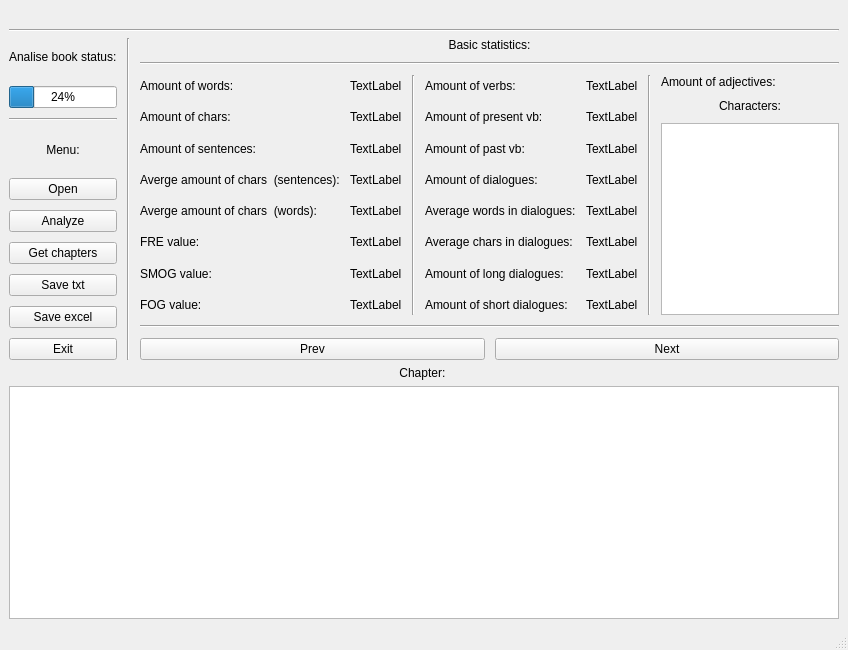
<?xml version="1.0" encoding="UTF-8"?>
<ui version="4.0">
 <class>MainWindow</class>
 <widget class="QMainWindow" name="MainWindow">
  <property name="geometry">
   <rect>
    <x>0</x>
    <y>0</y>
    <width>848</width>
    <height>650</height>
   </rect>
  </property>
  <property name="windowTitle">
   <string>MainWindow</string>
  </property>
  <property name="autoFillBackground">
   <bool>false</bool>
  </property>
  <property name="documentMode">
   <bool>false</bool>
  </property>
  <widget class="QWidget" name="centralwidget">
   <layout class="QVBoxLayout" name="verticalLayout">
    <item>
     <widget class="QLabel" name="label_20">
      <property name="text">
       <string/>
      </property>
      <property name="alignment">
       <set>Qt::AlignCenter</set>
      </property>
     </widget>
    </item>
    <item>
     <widget class="Line" name="line">
      <property name="orientation">
       <enum>Qt::Horizontal</enum>
      </property>
     </widget>
    </item>
    <item>
     <layout class="QHBoxLayout" name="horizontalLayout">
      <property name="spacing">
       <number>10</number>
      </property>
      <property name="rightMargin">
       <number>0</number>
      </property>
      <property name="bottomMargin">
       <number>0</number>
      </property>
      <item>
       <layout class="QVBoxLayout" name="verticalLayout_2">
        <item>
         <widget class="QLabel" name="label">
          <property name="text">
           <string>Analise book status:</string>
          </property>
         </widget>
        </item>
        <item>
         <widget class="QProgressBar" name="progressBar">
          <property name="value">
           <number>24</number>
          </property>
         </widget>
        </item>
        <item>
         <widget class="Line" name="line_7">
          <property name="orientation">
           <enum>Qt::Horizontal</enum>
          </property>
         </widget>
        </item>
        <item>
         <widget class="QLabel" name="label_2">
          <property name="text">
           <string>Menu:</string>
          </property>
          <property name="alignment">
           <set>Qt::AlignCenter</set>
          </property>
         </widget>
        </item>
        <item>
         <widget class="QPushButton" name="pushButton">
          <property name="text">
           <string>Open</string>
          </property>
         </widget>
        </item>
        <item>
         <widget class="QPushButton" name="pushButton_2">
          <property name="text">
           <string>Analyze</string>
          </property>
         </widget>
        </item>
        <item>
         <widget class="QPushButton" name="pushButton_3">
          <property name="text">
           <string>Get chapters</string>
          </property>
         </widget>
        </item>
        <item>
         <widget class="QPushButton" name="pushButton_4">
          <property name="text">
           <string>Save txt</string>
          </property>
         </widget>
        </item>
        <item>
         <widget class="QPushButton" name="pushButton_5">
          <property name="text">
           <string>Save excel</string>
          </property>
         </widget>
        </item>
        <item>
         <widget class="QPushButton" name="pushButton_6">
          <property name="text">
           <string>Exit</string>
          </property>
         </widget>
        </item>
       </layout>
      </item>
      <item>
       <widget class="Line" name="line_2">
        <property name="orientation">
         <enum>Qt::Vertical</enum>
        </property>
       </widget>
      </item>
      <item>
       <layout class="QVBoxLayout" name="verticalLayout_3">
        <item>
         <widget class="QLabel" name="label_3">
          <property name="text">
           <string>Basic statistics:</string>
          </property>
          <property name="alignment">
           <set>Qt::AlignCenter</set>
          </property>
         </widget>
        </item>
        <item>
         <widget class="Line" name="line_4">
          <property name="orientation">
           <enum>Qt::Horizontal</enum>
          </property>
         </widget>
        </item>
        <item>
         <layout class="QHBoxLayout" name="horizontalLayout_2">
          <item>
           <layout class="QVBoxLayout" name="verticalLayout_7">
            <item>
             <widget class="QLabel" name="label_7">
              <property name="text">
               <string>Amount of words:</string>
              </property>
             </widget>
            </item>
            <item>
             <widget class="QLabel" name="label_6">
              <property name="text">
               <string>Amount of chars:</string>
              </property>
             </widget>
            </item>
            <item>
             <widget class="QLabel" name="label_4">
              <property name="text">
               <string>Amount of sentences:</string>
              </property>
             </widget>
            </item>
            <item>
             <widget class="QLabel" name="label_5">
              <property name="text">
               <string>Averge amount of chars  (sentences):</string>
              </property>
             </widget>
            </item>
            <item>
             <widget class="QLabel" name="label_21">
              <property name="text">
               <string>Averge amount of chars  (words):</string>
              </property>
             </widget>
            </item>
            <item>
             <widget class="QLabel" name="label_24">
              <property name="text">
               <string>FRE value:</string>
              </property>
             </widget>
            </item>
            <item>
             <widget class="QLabel" name="label_25">
              <property name="text">
               <string>SMOG value:</string>
              </property>
             </widget>
            </item>
            <item>
             <widget class="QLabel" name="label_26">
              <property name="text">
               <string>FOG value:</string>
              </property>
             </widget>
            </item>
           </layout>
          </item>
          <item>
           <layout class="QVBoxLayout" name="verticalLayout_6">
            <item>
             <widget class="QLabel" name="label_11">
              <property name="text">
               <string>TextLabel</string>
              </property>
             </widget>
            </item>
            <item>
             <widget class="QLabel" name="label_10">
              <property name="text">
               <string>TextLabel</string>
              </property>
             </widget>
            </item>
            <item>
             <widget class="QLabel" name="label_8">
              <property name="text">
               <string>TextLabel</string>
              </property>
             </widget>
            </item>
            <item>
             <widget class="QLabel" name="label_9">
              <property name="text">
               <string>TextLabel</string>
              </property>
             </widget>
            </item>
            <item>
             <widget class="QLabel" name="label_22">
              <property name="text">
               <string>TextLabel</string>
              </property>
             </widget>
            </item>
            <item>
             <widget class="QLabel" name="label_27">
              <property name="text">
               <string>TextLabel</string>
              </property>
             </widget>
            </item>
            <item>
             <widget class="QLabel" name="label_28">
              <property name="text">
               <string>TextLabel</string>
              </property>
             </widget>
            </item>
            <item>
             <widget class="QLabel" name="label_29">
              <property name="text">
               <string>TextLabel</string>
              </property>
             </widget>
            </item>
           </layout>
          </item>
          <item>
           <widget class="Line" name="line_3">
            <property name="orientation">
             <enum>Qt::Vertical</enum>
            </property>
           </widget>
          </item>
          <item>
           <layout class="QVBoxLayout" name="verticalLayout_5">
            <item>
             <widget class="QLabel" name="label_15">
              <property name="text">
               <string>Amount of verbs:</string>
              </property>
             </widget>
            </item>
            <item>
             <widget class="QLabel" name="label_14">
              <property name="text">
               <string>Amount of present vb:</string>
              </property>
             </widget>
            </item>
            <item>
             <widget class="QLabel" name="label_12">
              <property name="text">
               <string>Amount of past vb:</string>
              </property>
             </widget>
            </item>
            <item>
             <widget class="QLabel" name="label_23">
              <property name="text">
               <string>Amount of dialogues:</string>
              </property>
             </widget>
            </item>
            <item>
             <widget class="QLabel" name="label_30">
              <property name="text">
               <string>Average words in dialogues:</string>
              </property>
             </widget>
            </item>
            <item>
             <widget class="QLabel" name="label_31">
              <property name="text">
               <string>Average chars in dialogues:</string>
              </property>
             </widget>
            </item>
            <item>
             <widget class="QLabel" name="label_32">
              <property name="text">
               <string>Amount of long dialogues:</string>
              </property>
             </widget>
            </item>
            <item>
             <widget class="QLabel" name="label_13">
              <property name="text">
               <string>Amount of short dialogues:</string>
              </property>
             </widget>
            </item>
           </layout>
          </item>
          <item>
           <layout class="QVBoxLayout" name="verticalLayout_4">
            <item>
             <widget class="QLabel" name="label_19">
              <property name="text">
               <string>TextLabel</string>
              </property>
             </widget>
            </item>
            <item>
             <widget class="QLabel" name="label_18">
              <property name="text">
               <string>TextLabel</string>
              </property>
             </widget>
            </item>
            <item>
             <widget class="QLabel" name="label_16">
              <property name="text">
               <string>TextLabel</string>
              </property>
             </widget>
            </item>
            <item>
             <widget class="QLabel" name="label_17">
              <property name="text">
               <string>TextLabel</string>
              </property>
             </widget>
            </item>
            <item>
             <widget class="QLabel" name="label_33">
              <property name="text">
               <string>TextLabel</string>
              </property>
             </widget>
            </item>
            <item>
             <widget class="QLabel" name="label_34">
              <property name="text">
               <string>TextLabel</string>
              </property>
             </widget>
            </item>
            <item>
             <widget class="QLabel" name="label_35">
              <property name="text">
               <string>TextLabel</string>
              </property>
             </widget>
            </item>
            <item>
             <widget class="QLabel" name="label_36">
              <property name="text">
               <string>TextLabel</string>
              </property>
             </widget>
            </item>
           </layout>
          </item>
          <item>
           <widget class="Line" name="line_5">
            <property name="orientation">
             <enum>Qt::Vertical</enum>
            </property>
           </widget>
          </item>
          <item>
           <layout class="QVBoxLayout" name="verticalLayout_8">
            <item>
             <widget class="QLabel" name="label_37">
              <property name="text">
               <string>Amount of adjectives:</string>
              </property>
             </widget>
            </item>
            <item>
             <widget class="QLabel" name="label_38">
              <property name="text">
               <string>Characters:</string>
              </property>
              <property name="alignment">
               <set>Qt::AlignCenter</set>
              </property>
             </widget>
            </item>
            <item>
             <widget class="QListWidget" name="listWidget"/>
            </item>
           </layout>
          </item>
         </layout>
        </item>
        <item>
         <widget class="Line" name="line_6">
          <property name="orientation">
           <enum>Qt::Horizontal</enum>
          </property>
         </widget>
        </item>
        <item>
         <layout class="QHBoxLayout" name="horizontalLayout_3">
          <item>
           <widget class="QPushButton" name="pushButton_8">
            <property name="text">
             <string>Prev</string>
            </property>
           </widget>
          </item>
          <item>
           <widget class="QPushButton" name="pushButton_7">
            <property name="text">
             <string>Next</string>
            </property>
           </widget>
          </item>
         </layout>
        </item>
       </layout>
      </item>
     </layout>
    </item>
    <item>
     <widget class="QLabel" name="label_39">
      <property name="text">
       <string>Chapter: </string>
      </property>
      <property name="alignment">
       <set>Qt::AlignCenter</set>
      </property>
     </widget>
    </item>
    <item>
     <widget class="QTextEdit" name="textEdit"/>
    </item>
   </layout>
  </widget>
  <widget class="QStatusBar" name="statusbar"/>
 </widget>
 <resources/>
 <connections/>
</ui>
